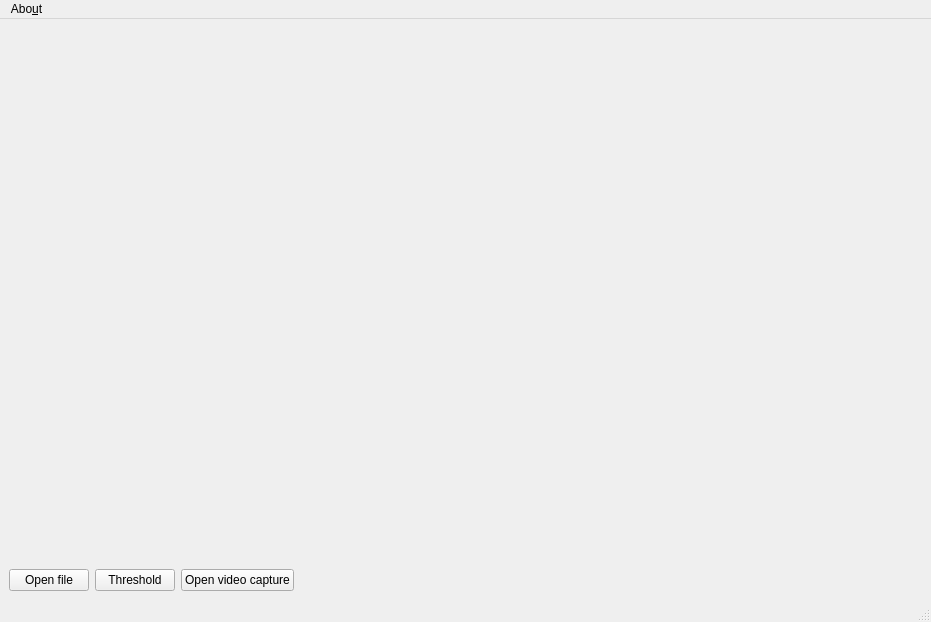
<?xml version="1.0" encoding="UTF-8"?>
<ui version="4.0">
 <class>MainWindow</class>
 <widget class="QMainWindow" name="MainWindow">
  <property name="geometry">
   <rect>
    <x>0</x>
    <y>0</y>
    <width>931</width>
    <height>622</height>
   </rect>
  </property>
  <property name="windowTitle">
   <string>MainWindow</string>
  </property>
  <widget class="QWidget" name="centralwidget">
   <layout class="QVBoxLayout" name="verticalLayout">
    <item>
     <widget class="QLabel" name="srcImageLabel">
      <property name="sizePolicy">
       <sizepolicy hsizetype="Preferred" vsizetype="Expanding">
        <horstretch>0</horstretch>
        <verstretch>0</verstretch>
       </sizepolicy>
      </property>
      <property name="text">
       <string/>
      </property>
     </widget>
    </item>
    <item>
     <layout class="QHBoxLayout" name="horizontalLayout">
      <item>
       <widget class="QPushButton" name="buttonExecute">
        <property name="text">
         <string>Open file</string>
        </property>
       </widget>
      </item>
      <item>
       <widget class="QPushButton" name="thresholdButton">
        <property name="text">
         <string>Threshold</string>
        </property>
       </widget>
      </item>
      <item>
       <widget class="QPushButton" name="videoWindowButton">
        <property name="text">
         <string>Open video capture</string>
        </property>
       </widget>
      </item>
      <item>
       <spacer name="horizontalSpacer">
        <property name="orientation">
         <enum>Qt::Horizontal</enum>
        </property>
        <property name="sizeHint" stdset="0">
         <size>
          <width>40</width>
          <height>20</height>
         </size>
        </property>
       </spacer>
      </item>
     </layout>
    </item>
   </layout>
  </widget>
  <widget class="QMenuBar" name="menubar">
   <property name="geometry">
    <rect>
     <x>0</x>
     <y>0</y>
     <width>931</width>
     <height>30</height>
    </rect>
   </property>
   <widget class="QMenu" name="menuAbout">
    <property name="title">
     <string>Abo&amp;ut</string>
    </property>
   </widget>
   <addaction name="menuAbout"/>
  </widget>
  <widget class="QStatusBar" name="statusbar"/>
 </widget>
 <resources/>
 <connections/>
</ui>
